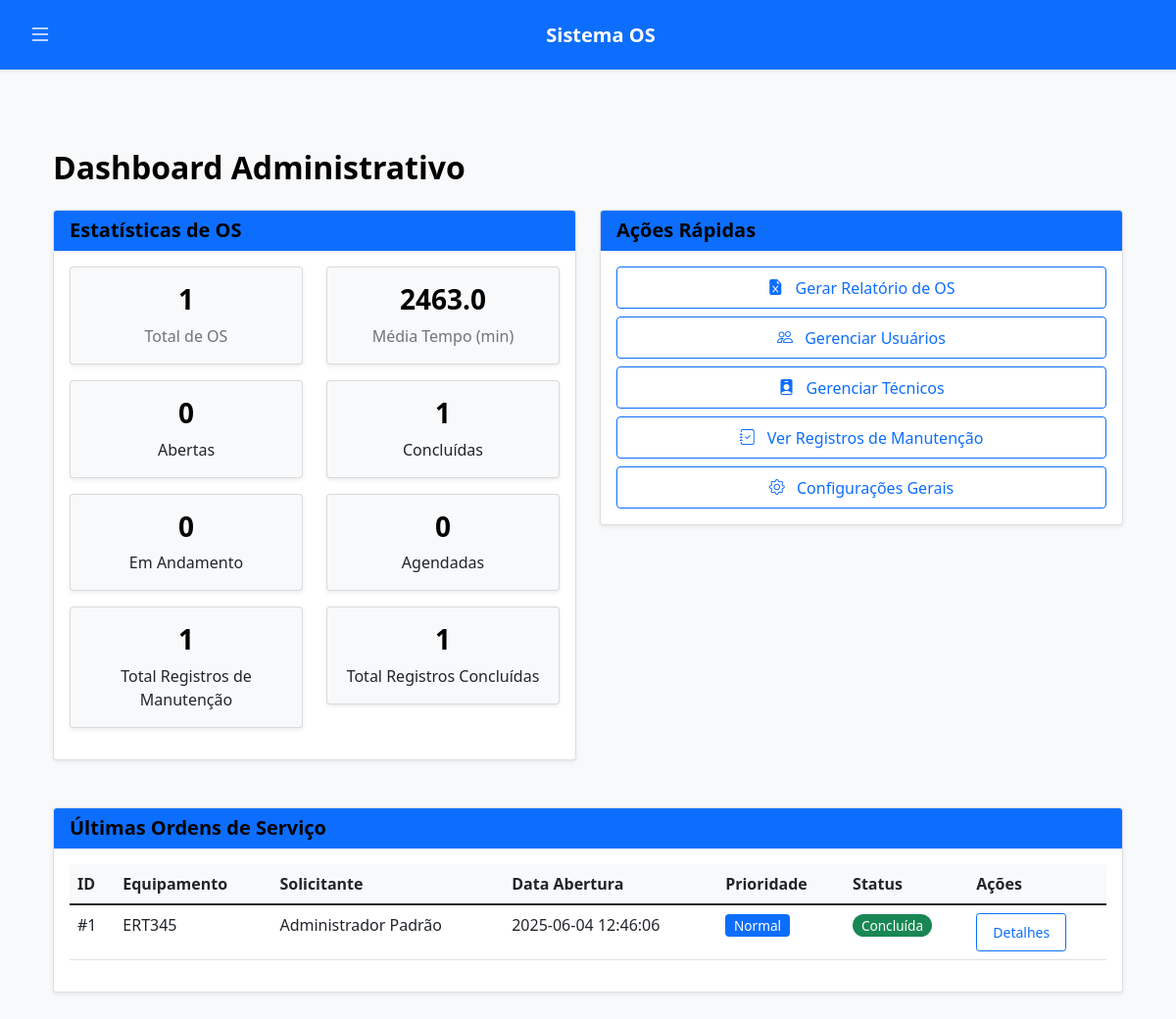
/admin (signed in), run on an earlier commit of the app's database.
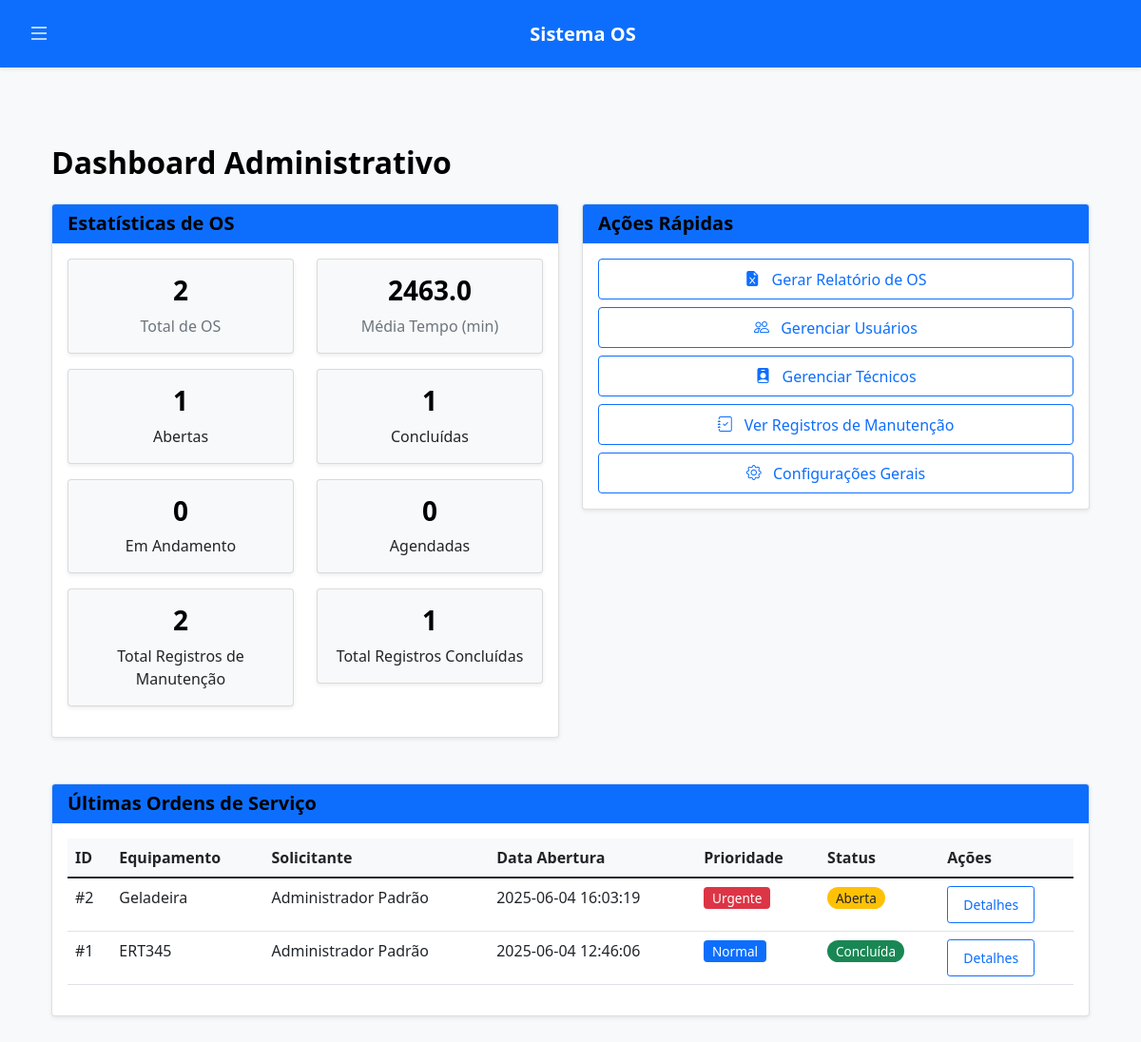
And on a later commit of the database.
### tables this page shows
CREATE TABLE ordens_servico (
            id INTEGER PRIMARY KEY AUTOINCREMENT,
            data TEXT NOT NULL DEFAULT CURRENT_TIMESTAMP,
            equipamento TEXT NOT NULL,
            problema TEXT NOT NULL,
            prioridade TEXT NOT NULL CHECK(prioridade IN ('baixa', 'normal', 'alta', 'urgente')),
            status TEXT NOT NULL CHECK(status IN ('Aberta', 'Agendada', 'Em andamento', 'Pausada', 'Concluída', 'Cancelada')) DEFAULT 'Aberta',
            solucao TEXT,
            tempo_reparo REAL,
            inicio TEXT,
            fim TEXT,
            solicitante_id INTEGER NOT NULL,
            tecnico_id INTEGER, 
            local TEXT,
            setor TEXT,
            data_agendamento TEXT,
            horario_agendamento TEXT,
            FOREIGN KEY (solicitante_id) REFERENCES usuarios (id) ON DELETE RESTRICT, -- Impede deleção de usuário com OS
            FOREIGN KEY (tecnico_id) REFERENCES usuarios (id) ON DELETE SET NULL -- Seta NULL se o usuário técnico for deletado
        );

CREATE TABLE usuarios (
            id INTEGER PRIMARY KEY AUTOINCREMENT,
            usuario TEXT NOT NULL UNIQUE,
            senha TEXT NOT NULL,
            tipo TEXT NOT NULL CHECK(tipo IN ('solicitante', 'manutencao', 'admin', 'master-admin')),
            nome TEXT NOT NULL,
            email TEXT UNIQUE,
            ativo BOOLEAN DEFAULT 1,
            data_criacao TEXT DEFAULT CURRENT_TIMESTAMP
        );

### app.py (the view, shortened to what this page needs)
@app.route('/admin') # Ou a URL que você usa para o admin_dashboard
def admin_dashboard():
    if session.get('tipo') not in ['admin', 'master-admin']:
        flash('Acesso não autorizado ao dashboard administrativo.', 'danger')
        return redirect(url_for('login'))
    conn = get_db()
    cursor = conn.cursor()
    try:
        cursor.execute("""
            SELECT
                COUNT(*) AS total,
                SUM(CASE WHEN status = 'Concluída' THEN 1 ELSE 0 END) AS concluidas,
                SUM(CASE WHEN status = 'Aberta' THEN 1 ELSE 0 END) AS abertas,
                SUM(CASE WHEN status = 'Em andamento' THEN 1 ELSE 0 END) AS em_andamento,
                SUM(CASE WHEN status = 'Agendada' THEN 1 ELSE 0 END) AS agendadas,
                AVG(CASE WHEN status = 'Concluída' AND tempo_reparo IS NOT NULL THEN tempo_reparo ELSE NULL END) AS media_tempo
            FROM ordens_servico
        """)
        stats_os_data = cursor.fetchone()
        stats_os_dict = dict(stats_os_data) if stats_os_data else {
            'total': 0, 'concluidas': 0, 'abertas': 0,
            'em_andamento': 0, 'agendadas': 0, 'media_tempo': 0.0
        }
        if stats_os_dict['media_tempo'] is None: # Tratar None para média
            stats_os_dict['media_tempo'] = 0.0
        cursor.execute("""
            SELECT
                COUNT(*) AS total_registros,
                SUM(CASE WHEN status = 'Pendente Aprovacao' THEN 1 ELSE 0 END) AS pendente_aprovacao,
                SUM(CASE WHEN status = 'Concluido' THEN 1 ELSE 0 END) AS concluidos_registros,
                SUM(CASE WHEN status = 'Cancelado' THEN 1 ELSE 0 END) AS cancelados_registros
            FROM registros_manutencao_direta
        """)
        stats_registros_data = cursor.fetchone()
        stats_registros_dict = dict(stats_registros_data) if stats_registros_data else {
            'total_registros': 0, 'pendente_aprovacao': 0,
            'concluidos_registros': 0, 'cancelados_registros': 0
        }
        stats_registros_dict.setdefault('total_registros', 0)
        stats_registros_dict.setdefault('pendente_aprovacao', 0)
        stats_registros_dict.setdefault('concluidos_registros', 0)
        stats_registros_dict.setdefault('cancelados_registros', 0)
        cursor.execute("""
            SELECT os.*, u.nome as solicitante_nome
            FROM ordens_servico os
            JOIN usuarios u ON os.solicitante_id = u.id
            ORDER BY os.data DESC
            LIMIT 10
        """)
        todas_os = cursor.fetchall()
        stats_completas = {
            'os': stats_os_dict,
            'registros_diretos': stats_registros_dict
        }
        return render_template(
            'administrador/dashboard.html',
            stats=stats_completas, # Passa o dicionário combinado
            todas_os=todas_os
        )
    except sqlite3.Error as e:
        print(f"Erro de banco de dados no admin_dashboard: {str(e)}")
        flash(f'Erro ao carregar dados do dashboard: {str(e)}', 'danger')
        stats_vazias = {
            'os': {'total': 0, 'concluidas': 0, 'abertas': 0, 'em_andamento': 0, 'agendadas': 0, 'media_tempo': 0.0},
            'registros_diretos': {'total_registros': 0, 'pendente_aprovacao': 0, 'concluidos_registros': 0, 'cancelados_registros': 0}
        }
        return render_template('administrador/dashboard.html', stats=stats_vazias, todas_os=[])

### app.py (called while the page is built)
def get_db():
    if 'db' not in g:
        g.db = sqlite3.connect('db/os.db')
        g.db.row_factory = sqlite3.Row
        g.db.execute("PRAGMA journal_mode=WAL")
        g.db.execute("PRAGMA busy_timeout=5000")
    return g.db

### templates/administrador/dashboard.html (shortened to what the changed rows need)
{% extends "base.html" %}
{% block content %}
<div class="container">
    <h2 class="my-4">Dashboard Administrativo</h2>
    <div class="row">
        <div class="col-md-6 mb-4">
            <div class="card">
                <div class="card-body">
                    <div class="row">
                        <div class="col-6">
                            <div class="card bg-light mb-3">
                                <div class="card-body text-center">
                                    <h3>{{ stats.os.total|default(0) }}</h3>
                                    <p class="text-muted mb-0">Total de OS</p>
                                </div>
                            </div>
                        </div>
                        <div class="col-6">
                            <div class="card bg-light mb-3">
                                <div class="card-body text-center">
                                    <h3>{{ stats.os.abertas|default(0) }}</h3>
                                    <p class="mb-0">Abertas</p>
                                </div>
                            </div>
                        </div>
                        <div class="col-6">
                            <div class="card bg-light mb-3">
                                <div class="card-body text-center">
                                    <h3>{{ stats.registros_diretos.total_registros|default(0) }}</h3>
                                    <p class="mb-0">Total Registros de Manutenção</p>
                                </div>
                            </div>
                        </div>
                    </div>
                </div>
            </div>
        </div>
    </div>
    <div class="card">
        <div class="card-body">
            <div class="table-responsive">
                <table class="table table-hover">
                    <thead class="table-light">
                        <tr>
                            <th>ID</th>
                            <th>Equipamento</th>
                            <th>Solicitante</th>
                            <th>Data Abertura</th>
                            <th>Prioridade</th>
                            <th>Status</th>
                            <th>Ações</th>
                        </tr>
                    </thead>
                    <tbody>
                        {% for os_item in todas_os %}
                        <tr>
                            <td>#{{ os_item.id }}</td>
                            <td>{{ os_item.equipamento }}</td>
                            <td>{{ os_item.solicitante_nome }}</td>
                            <td>{{ os_item.data }}</td>
                            <td>
                                <span class="badge bg-{% if os_item.prioridade == 'urgente' %}danger{% elif os_item.prioridade == 'alta' %}warning text-dark{% elif os_item.prioridade == 'normal' %}primary{% else %}secondary{% endif %}">
                                    {{ os_item.prioridade|capitalize }}
                                </span>
                            </td>
                            <td>
                                <span class="badge rounded-pill
                                             {% if os_item.status == 'Aberta' %}bg-warning text-dark
                                             {% elif os_item.status == 'Concluída' %}bg-success
                                             {% elif os_item.status == 'Em andamento' %}bg-info text-dark
                                             {% elif os_item.status == 'Agendada' %}bg-primary
                                             {% elif os_item.status == 'Cancelada' %}bg-danger
                                             {% else %}bg-secondary
                                             {% endif %}">
                                    {{ os_item.status }}
                                </span>
                            </td>
                            <td>
                                <a href="{{ url_for('detalhe_os_admin', id_os=os_item.id) }}" class="btn btn-sm btn-outline-primary">
                                    Detalhes
                                </a>
                            </td>
                        </tr>
                        {% else %}
                        <tr>
                            <td colspan="7" class="text-center text-muted">Nenhuma ordem de serviço encontrada</td>
                        </tr>
                        {% endfor %}
                    </tbody>
                </table>
            </div>
        </div>
    </div>
</div>
{% endblock %}

What changed in the data, as far as the page shows it:
added ordens_servico: id "2", equipamento "Geladeira", solicitante_nome "Administrador Padrão", data "2025-06-04 16:03:19", prioridade "Urgente", status "Aberta"
Also different on the page:
{{ stats.os.total|default(0) }}: "1" → "2"
{{ stats.os.abertas|default(0) }}: "0" → "1"
{{ stats.registros_diretos.total_registros|default(0) }}: "1" → "2"
